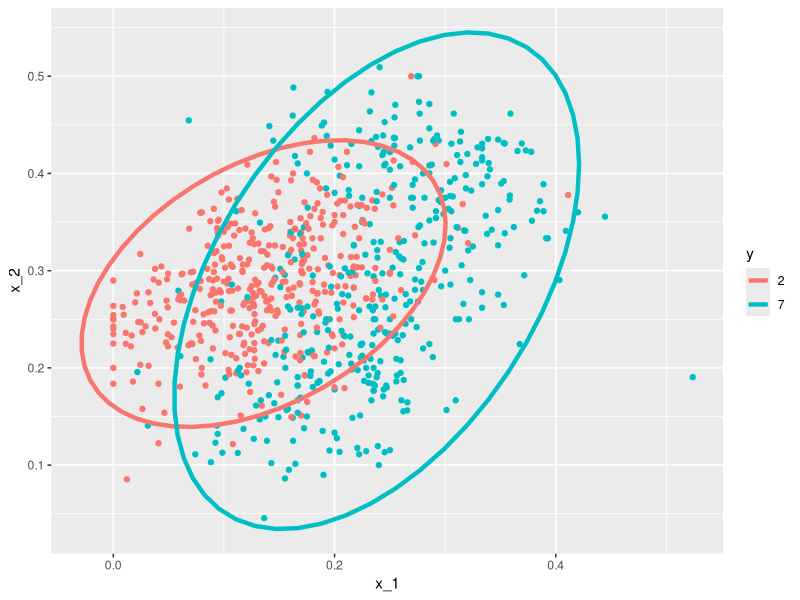
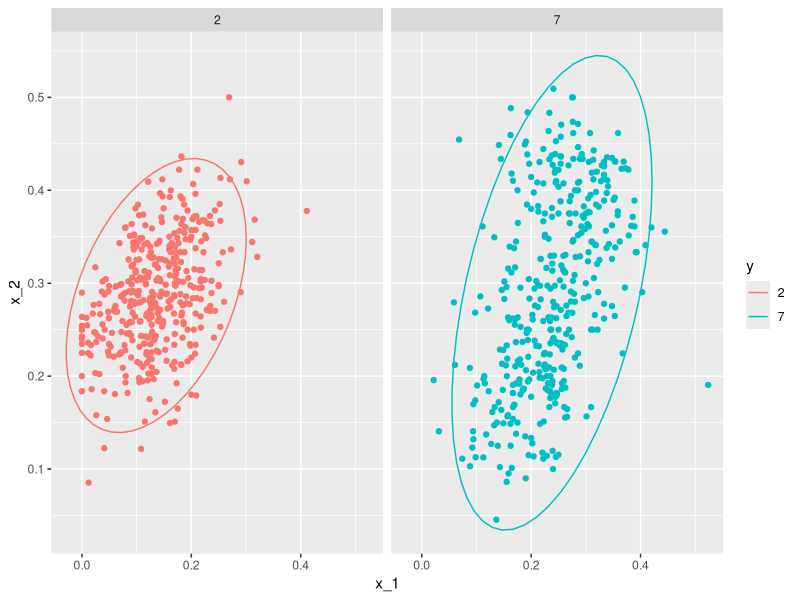

The R script that drew these images, in order:
# Quadratic discriminant analysis (QDA) is a version of Naive Bayes in which
# we assume that the distributions p_X|Y=1(x) and p_X|Y=0(x) are multivariate
# normal.
# 
# QDA can work well with a few predictors, but it becomes harder to use as the
# number of predictors increases. Once the number of parameters approaches the size
# of our data, the method becomes impractical due to overfitting.
# 
#
## Code
library(tidyverse)
library(caret)
library(dslabs)

# Load data
data("mnist_27")

# Estimate parameters from the data for each predictor assuming each one is bivariate normal
params <- mnist_27$train %>%
  group_by(y) %>%
  summarize(avg_1 = mean(x_1), avg_2 = mean(x_2),
            sd_1 = sd(x_1), sd_2 = sd(x_2),
            r = cor(x_1, x_2))

# Contour plots showing the estimated normal densities (contour plots representing
# 95% of the points)
mnist_27$train %>% mutate(y = factor(y)) %>%
  ggplot(aes(x_1, x_2, fill = y, color = y)) +
  geom_point(show.legend = FALSE) +
  stat_ellipse(type="norm", lwd = 1.5)

# We can use train function from caret package to fit the model and obtain predictors
train_qda <- train(y ~., method = "qda", data = mnist_27$train)

# Obtain predictors and accuracy
y_hat <- predict(train_qda, mnist_27$test)
confusionMatrix(data = y_hat, reference = mnist_27$test$y)$overall["Accuracy"]

# The estimated conditional probability looks relatively good, although it does
# not fit as well as the kernel smoothers (see graphics in https://rafalab.github.io/dsbook/examples-of-algorithms.html#quadratic-discriminant-analysis)
# On reason QDA does not work as well as the kernel methods is perhaps because the assumption
# of normality does not quite hold.

# Draw separate plots for 2s and 7s
# note that points for 7s have a somehow curved distribution
mnist_27$train %>% mutate(y = factor(y)) %>%
  ggplot(aes(x_1, x_2, fill = y, color = y)) +
  geom_point(show.legend = FALSE) +
  stat_ellipse(type="norm") +
  facet_wrap(~y)

# QDA can work well here, but it becomes harder as the number of predictors increases.
# Once the number of parameters approaches the size of the data, the method becomes
# impractical due to overfitting.
